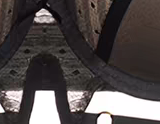
#> input picture templates/images/detail-bow.png, 160 x 124 px; its folder holds only this picture in this run
$ python alphabox.py ../images/detail-bow.png
#> lines starting #> are read from the running program, lines starting #| are printed output that depends on the picture; after the words box and inside, x2 and y2 are one past the last pixel; in counts of white or black regions, pixels touching at a corner belong together
# -*- coding: utf-8 -*-
"""
alphabox.py —— 扫出每张产品图的「真实内容区」，写 images/_alphabox.json

为什么需要：
    白底产品图（.cutout）四周留了大量透明边。实测内容占比差很多：
        product-white.png  内容只占宽度 55%
        detail-mesh.png    内容占宽度 55%
        bra-black.png      内容占宽度 76%
    所以「元素框相交」根本不能代表「两张图叠在一起」——
    page04 的 .prodA 与 .prodC 元素框交 2.6 万 px²，实际图各在框的一侧，
    完全分开。拿框当判据会一直假报，判据就没用了。

输出格式（比例，0..1，相对图片原始尺寸）：
    {
      "bra-black.png": {"x0": 0.133, "y0": 0.044, "x1": 0.895, "y1": 0.915},
      ...
    }

图片改动后要重跑本脚本（tools/blockcheck.py 会提示）。

用法：python tools/alphabox.py [--alpha 8]
"""

import json
import os
import sys

ROOT = os.path.dirname(os.path.dirname(os.path.abspath(__file__)))
IMAGES = os.path.join(ROOT, "images")
OUT = os.path.join(IMAGES, "_alphabox.json")


def main():
    thr = 8
    if "--alpha" in sys.argv:
        thr = int(sys.argv[sys.argv.index("--alpha") + 1])

    try:
        import numpy as np
        from PIL import Image
    except ImportError:
        print("需要 pillow 与 numpy")
        return 2

    boxes = {}
    files = sorted(f for f in os.listdir(IMAGES) if f.lower().endswith(".png"))
    for f in files:
        p = os.path.join(IMAGES, f)
        try:
            im = Image.open(p)
#> im is the input picture: PIL image 160x124 RGBA; mean R, G, B, A 82.2, 75.7, 75.3, 245.1
        except Exception as e:
            print("  跳过 %s（%s）" % (f, e))
            continue
        if im.mode != "RGBA":
            im = im.convert("RGBA")
        a = np.array(im.split()[-1])
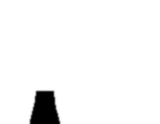
#> a: shape (124, 160); min 0, max 255, mean 245.1
        mask = a > thr
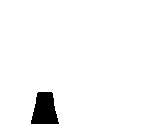
#> mask: shape (124, 160) bool; 96.6% white; 1 black region, box (x1, y1, x2, y2) and area: (31, 92, 59, 124) 672
        if not mask.any():
            print("  %-24s 全透明，跳过" % f)
            continue
        ys, xs = np.where(mask)
#> ys = 19168 values from 0 to 123; xs = 19168 values, max 159 at index 159, min 0 at index 0, mean 80.73
        x0, x1 = int(xs.min()), int(xs.max())
#> x0 = 0; x1 = 159
        y0, y1 = int(ys.min()), int(ys.max())
#> y0 = 0; y1 = 123
        boxes[f] = {
            "x0": round(x0 / im.width, 4), "y0": round(y0 / im.height, 4),
            "x1": round((x1 + 1) / im.width, 4), "y1": round((y1 + 1) / im.height, 4),
            "_px": [x0, y0, x1, y1], "_size": [im.width, im.height],
        }
        print("  %-24s %4d×%-5d 内容 %4d..%-5d × %4d..%-5d  占 %.0f%%×%.0f%%"
              % (f, im.width, im.height, x0, x1, y0, y1,
                 100 * (x1 - x0 + 1) / im.width, 100 * (y1 - y0 + 1) / im.height))
#|   detail-bow.png            160×124   内容    0..159   ×    0..123    占 100%×100%

    with open(OUT, "w", encoding="utf-8") as fp:
        json.dump(boxes, fp, ensure_ascii=False, indent=1)
    print("\n共 %d 张 -> images/_alphabox.json" % len(boxes))
#| 共 1 张 -> images/_alphabox.json
    return 0


if __name__ == "__main__":
    sys.exit(main())
#> (the program exits here)

$ run again, on templates/images/detail-wing.png
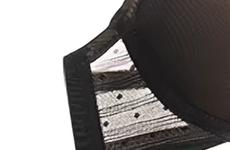
#> input picture templates/images/detail-wing.png, 230 x 150 px
#> in main, im is the input picture: PIL image 230x150 RGBA; mean R, G, B, A 137.7, 134.3, 133.1, 166.1
#> in main, `a = np.array(im.split()[-1])`:
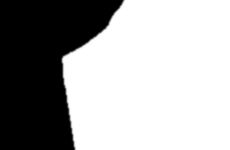
#> a: shape (150, 230); min 0, max 255, mean 166.1
#> in main, `mask = a > thr`:
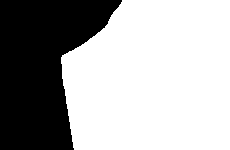
#> mask: shape (150, 230) bool; 65.8% white; 1 black region, box (x1, y1, x2, y2) and area: (0, 0, 122, 150) 11804
#> x0 = 61; x1 = 229
#> y0 = 0; y1 = 149
#|   detail-wing.png           230×150   内容   61..229   ×    0..149    占 73%×100%
#| 共 1 张 -> images/_alphabox.json
